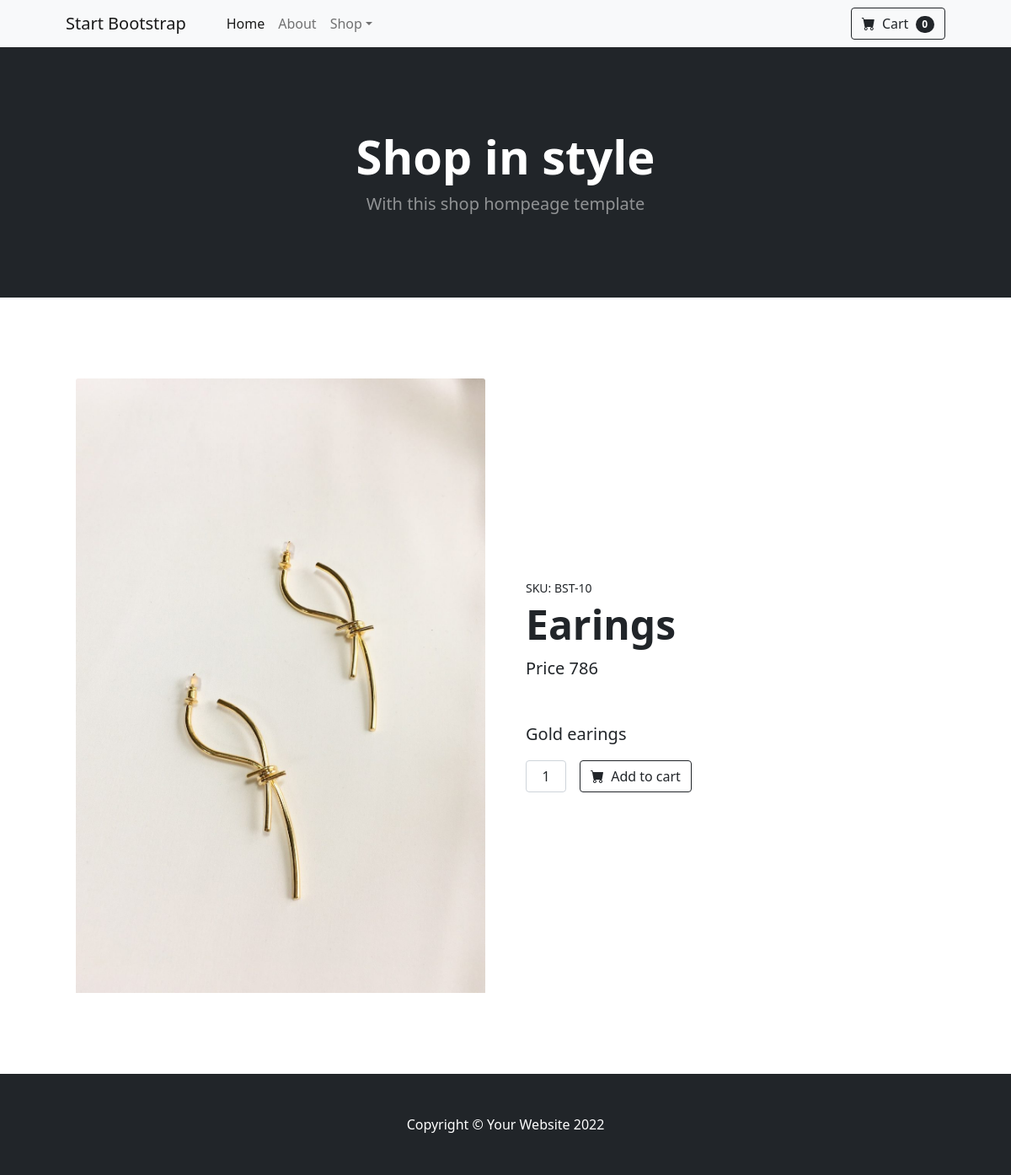
The app's page /products/details/10 with its own data.
### api/models.py (models this page shows, shortened)
class Products(models.Model):
    name = models.CharField( max_length=200)
    price = models.PositiveIntegerField()
    description = models.CharField(max_length=200)
    category = models.CharField(max_length=200)
    image = models.ImageField(null=True,upload_to="images")

### customer/views.py (the view)
# urls.py: path("products/details/<int:id>",views.ProductDetailView.as_view(),name="product-detail"),
class ProductDetailView(DetailView):
    template_name="cust-productdetail.html"
    context_object_name="product"
    pk_url_kwarg="id"
    model=Products

### customer/context_processor.py (called while the page is built)
def cart_count(request):
    if request.user.is_authenticated:
        count=carts.objects.filter(user=request.user).count()
    else:
        count=0
    return {"count":count}

### customer/templates/cust-productdetail.html
{%extends 'base.html'%}
{%block body%}
<section class="py-5">
    <div class="container px-4 px-lg-5 my-5">
        <div class="row gx-4 gx-lg-5 align-items-center">
            <div class="col-md-6">
            {%if product.image%}
              <img class="card-img-top mb-5 mb-md-0" src="{{product.image.url}}" alt="..." /></div>
            {%else%}
              <img class="card-img-top mb-5 mb-md-0" src="https://dummyimage.com/600x700/dee2e6/6c757d.jpg" alt="..." /></div>
            {%endif%}
            <div class="col-md-6">
                <div class="small mb-1">SKU: BST-{{product.id}}</div>
                <h1 class="display-5 fw-bolder">{{product.name}}</h1>
                <div class="fs-5 mb-5">
                    <span >Price</span>
                    <span>{{product.price}}</span>
                </div>
                <p class="lead">{{product.description}}</p>
                <div class="d-flex">
                    <input class="form-control text-center me-3" id="inputQuantity" type="num" value="1" style="max-width: 3rem" />
                    <a class="btn btn-outline-dark flex-shrink-0" type="button" href="{%url 'add-cart' product.id%}">
                        <i class="bi-cart-fill me-1"></i>
                        Add to cart
                    </a>
                </div>
            </div>
        </div>
    </div>
</section>
{%endblock%}

### records on screen
Products: image (picture), id "10", name "Earings", price "786", description "Gold earings"

### other values on screen
{{ count }} "0"
